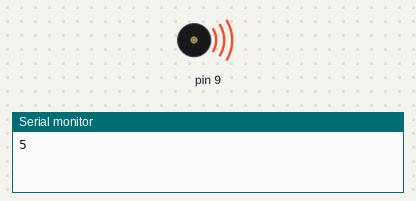
The sketch below on a simulated Arduino Uno, built with avr-gcc and run on an emulated ATmega328P. Shown: buzzer (waves = sounding), the last lines printed to the serial monitor. At 29.5 s the program stops and its outputs stay as they are.

Above: at 0.1 s.
At 29.6 s:
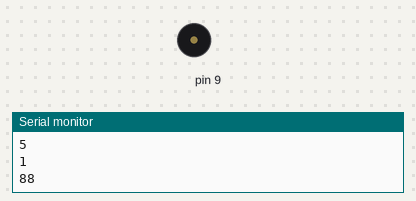
Timing chart, 0 to 31.0 s (numbered marks = the images above):
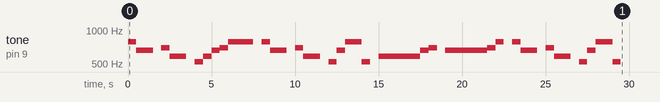

Measured:
- by itself, tone on pin 9: plays 784 Hz for 0.50 s, 659 Hz for 1.0 s, 694 Hz for 0.50 s, 587 Hz for 1.0 s, 523 Hz for 0.50 s, 587 Hz for 0.50 s … (31 notes in this stretch)

The sketch:

starlt.ino
```cpp
int i=0,j=0;
const int frequency[8]={523,587,659,694,784,880,988,1046};
int a[]={5,3,3,0,4,2,2,0,1,2,3,4,5,5,5,0,5,3,3,0,4,2,2,0,1,3,5,5,1,0,2,2,2,2,2,3,4,0,3,3,3,3,3,4,5,0,5,3,3,0,4,2,2,0,1,3,5,5,1,88};

void setup() {Serial.begin(9600);}

void loop() {
    Serial.println(a[i]);
    if (a[i]== 88){  exit(0);}
    if (a[i]!= 0){
      for (j = 0;j<=8;j++){
        if (a[i] == j+1) {tone(9,frequency[j],500);}//腳位,聲音長度
    }
   }
  delay(500);
  i++;
}
```
